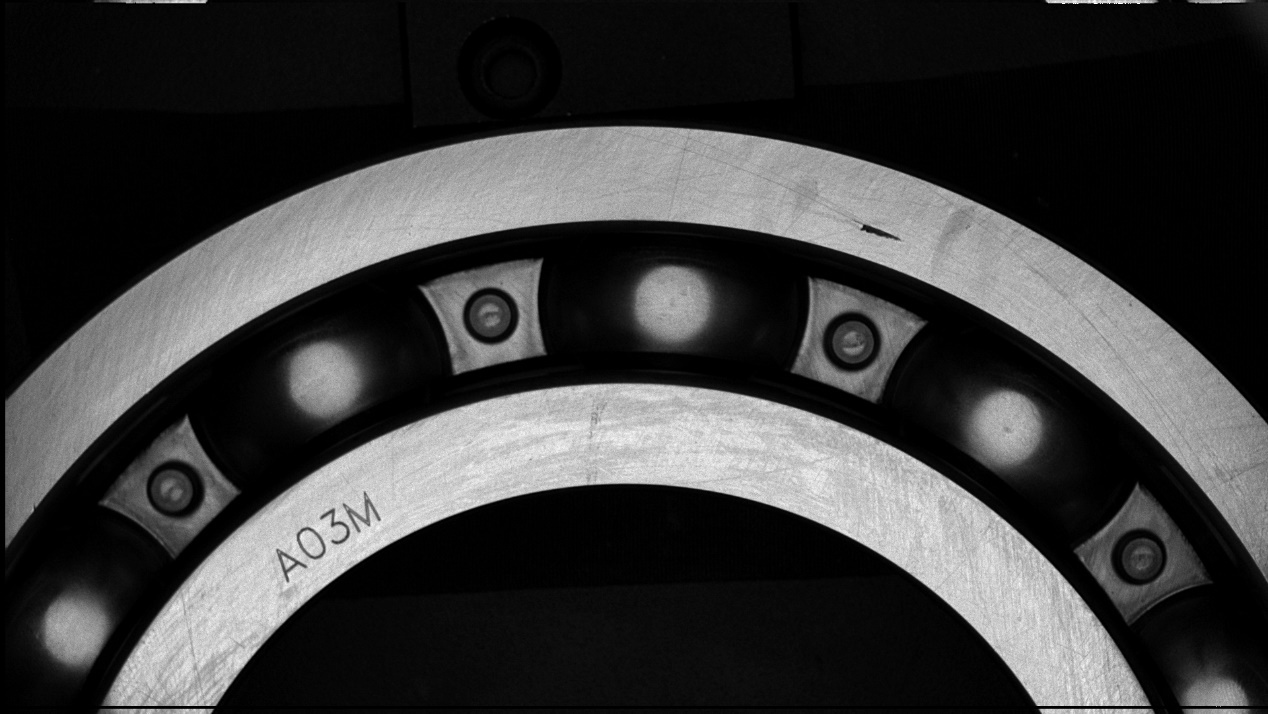
#> input picture 缺陷检测/project2/2.jpg, 1268 x 714 px
$ python detection2.py
#> lines starting #> are read from the running program, lines starting #| are printed output that depends on the picture; after the words box and inside, x2 and y2 are one past the last pixel; in counts of white or black regions, pixels touching at a corner belong together
#> further down, img is the input picture: shape (714, 1268, 3); min 0, max 255, mean 59.4
import cv2
import numpy as np
import matplotlib.pyplot as plt


def detection(img):
    img_gray=cv2.cvtColor(img,cv2.COLOR_BGR2GRAY)
    # img_gray=cv2.GaussianBlur(img_gray,(3,3),1)
    ret,thresh_img=cv2.threshold(img_gray,0,255,cv2.THRESH_BINARY+cv2.THRESH_OTSU)
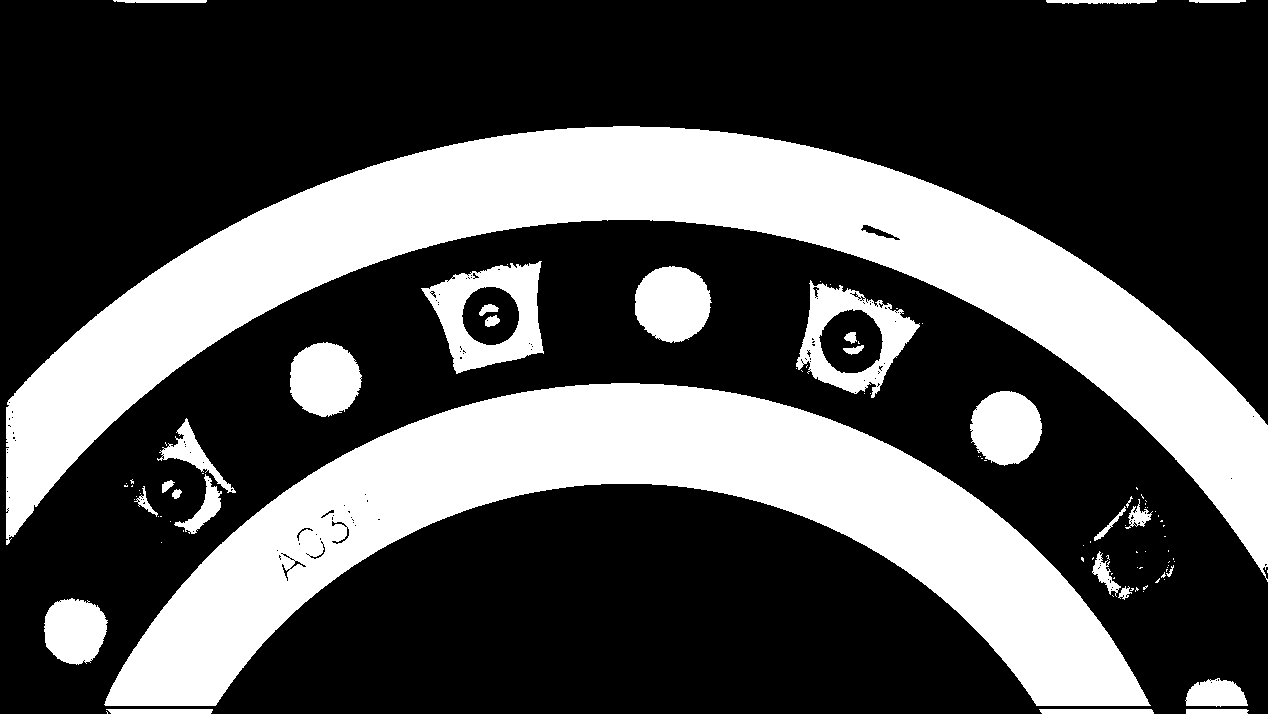
#> thresh_img: shape (714, 1268); 31.5% white; 100 white regions (70 under 20 px)
#> ret = 89
    contours, hierachy = cv2.findContours(thresh_img, cv2.RETR_EXTERNAL, cv2.CHAIN_APPROX_SIMPLE)
#> contours = 95 contours, 71 with area under 20; largest, box (x1, y1, x2, y2) and area: (6, 126, 1268, 582) 134308, (104, 383, 1151, 706) 112884, (421, 261, 544, 374) 9090, (796, 280, 920, 398) 8474, (635, 266, 712, 343) 4435
    sorted_contours = sorted(contours, key=lambda c: cv2.contourArea(c), reverse=True)
#> sorted_contours has the same summary as contours
    mask = np.zeros((img_gray.shape[0],img_gray.shape[1]))
    cv2.fillPoly(mask, [sorted_contours[0]], 255)
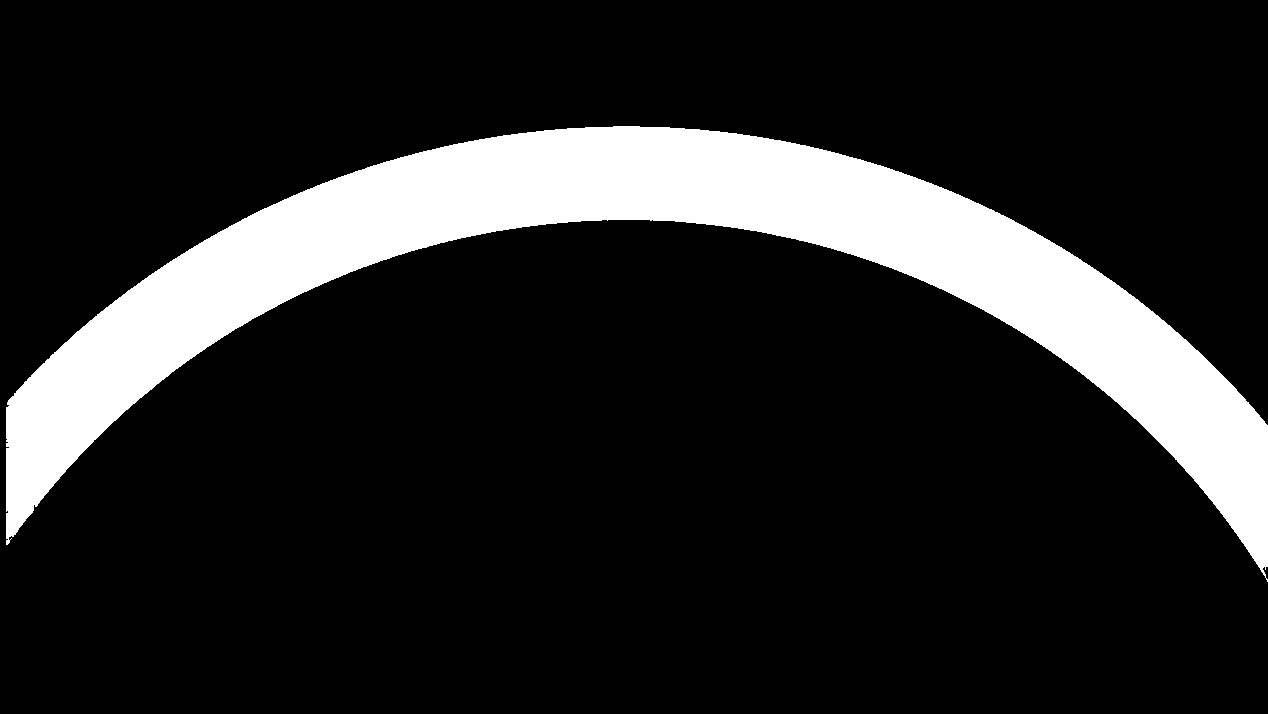
#> mask: shape (714, 1268) float64; 15% white; 1 white region, box (x1, y1, x2, y2) and area: (6, 126, 1268, 582) 135769
    thresh_img[mask==0] = 0
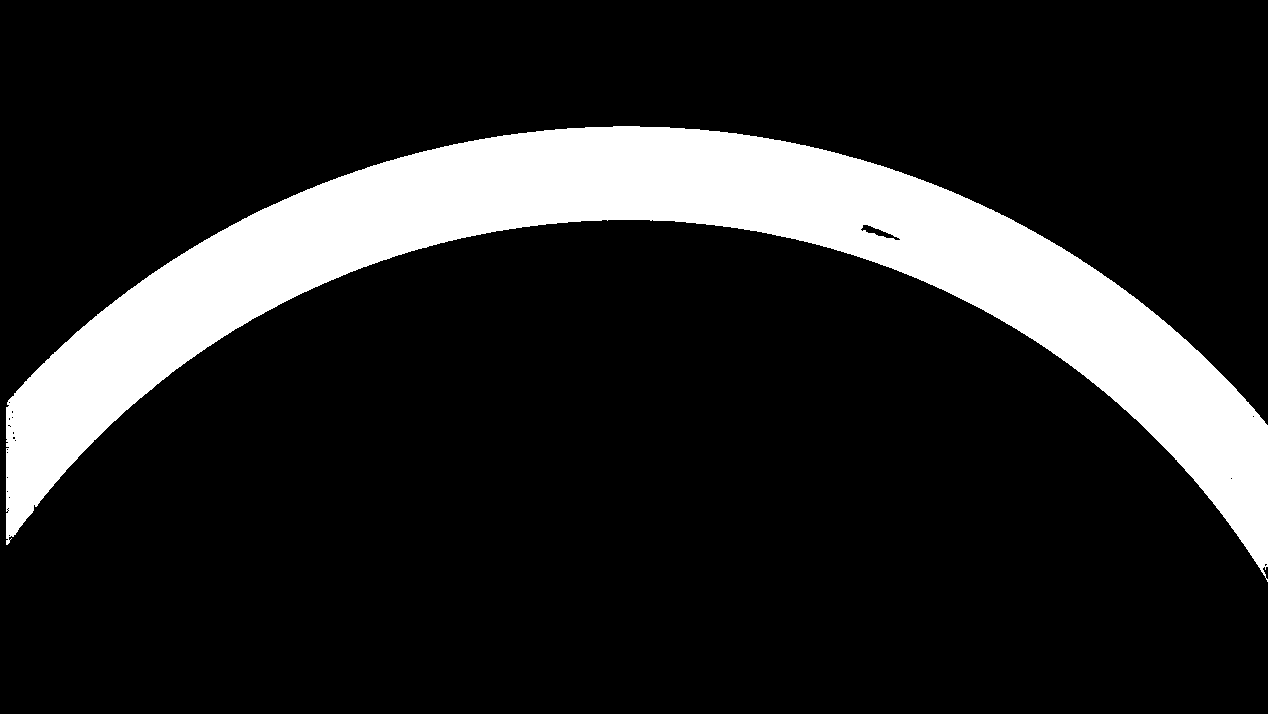
#> thresh_img: shape (714, 1268); 15% white; 1 white region
    # thresh_img=cv2.resize(thresh_img,(int(thresh_img.shape[1]),int(thresh_img.shape[0]*10)))
    # thresh_img[thresh_img>=128]=255
    # thresh_img[thresh_img<128]=0
    contours2, hierachy2 = cv2.findContours(thresh_img, cv2.RETR_TREE,cv2.CHAIN_APPROX_NONE )
#> contours2 = 23 contours, 21 with area under 20; largest, box (x1, y1, x2, y2) and area: (6, 126, 1268, 582) 134308, (860, 224, 901, 241) 220

    # draw_all_contours = cv2.drawContours(img, contours2, -1, (0, 0, 255), 2)
    roi_bboxs=[]
    for i,contour in enumerate(contours2):
        contour=np.array(contour)
        try:
            if(hierachy2[i][0][3]!=-1  and len(contour)>10):
                minx=np.min(contour[:,0,0])
                maxx=np.max(contour[:,0,0])
                miny=np.min(contour[:,0,1])
                maxy=np.max(contour[:,0,1])
                roi_bboxs.append([minx,miny,maxx,maxy])
        except:
            if(len(contour)>10 ):
                minx=np.min(contour[:,0,1])
                maxx=np.max(contour[:,0,1])
                miny=np.min(contour[:,0,0])
                maxy=np.max(contour[:,0,0])

                roi_bboxs.append([minx,miny,maxx,maxy])
#> this loop made 23 passes
#> (minx, maxx, miny, maxy) on pass 23: (224, 240, 860, 900)
#> contour on passes 3 to 8: [[8, 535], [9, 534], [10, 535], [9, 536]], [[7, 510], [8, 509], [9, 510], [8, 511]], [[6, 509], [7, 508], [8, 509], [7, 510]], [[7, 508], [8, 507], [9, 508], [8, 509]], [[8, 497], [9, 496], [10, 497], [9, 498]], [[6, 491], [7, 490], [8, 491], [7, 492]]
#> after the loop, roi_bboxs = [[224, 860, 240, 900]]
    for bbox in roi_bboxs:
        xmin,ymin,xmax,ymax=bbox
        ret, thresh_roi = cv2.threshold(img_gray[xmin:xmax,ymin:ymax], 0, 255, cv2.THRESH_BINARY + cv2.THRESH_OTSU)
        img[xmin:xmax,ymin:ymax,0][thresh_roi==0]=255
#> this loop made 1 pass
#> (xmin, ymin, xmax, ymax, ret) on pass 1: (224, 860, 240, 900, 107)
#> img: shape (714, 1268, 3); 0.02% of pixels changed, all inside (x1, y1, x2, y2) = (860, 224, 900, 240)

    return img

if __name__=="__main__":
    path="2.jpg"
    img=cv2.imread(path)
    new_img=detection(img)
    plt.imshow(new_img)
    plt.show()
